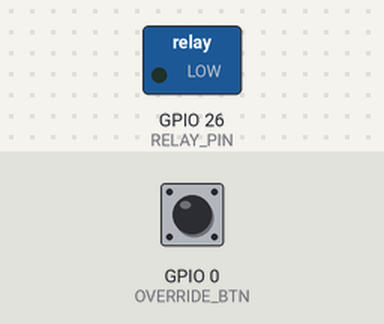
This sketch was run on a simulated ESP32. Shown: switched loads named in the sketch (green lamp = pin HIGH). The inputs (shaded band) are chosen by the test bench; at power-on: GPIO 0 (OVERRIDE_BTN) HIGH. WiFi joins after 1.5 s; servers stay silent unless stated; no MQTT or app messages arrive unless stated; what the sketch prints to the serial monitor is not drawn.

Above: at 3.7 s.
3.8 s: GPIO 0 (OVERRIDE_BTN) pulled LOW for 0.4 s
At 4.4 s:
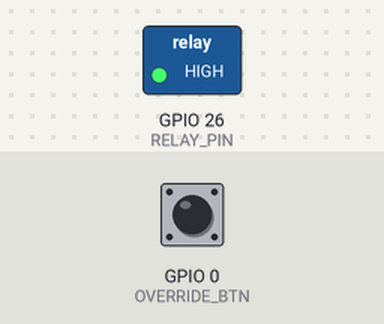
5.7 s: GPIO 0 (OVERRIDE_BTN) pulled LOW for 1 s
8.2 s: GPIO 0 (OVERRIDE_BTN) driven LOW
At 8.6 s:
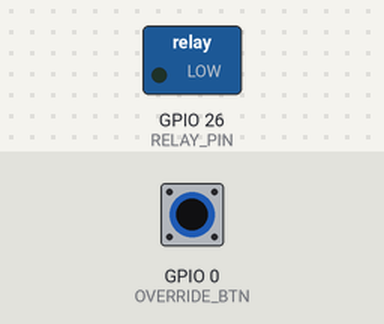
Timing chart, 0 to 11.2 s (numbered marks = the images above; inputs shaded):
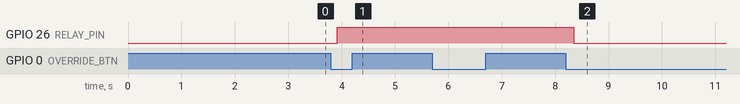

The sketch:

relay_controller.ino
```cpp
// ================================================================
// AeroVeil — Relay Controller
// Second ESP32, sits near fan/anywhere in house
// Subscribes to Adafruit IO relay-command feed via MQTT
// Controls Digital Loggers IoT Power Relay on GPIO 26
// Manual override via BOOT button (GPIO 0)
// ================================================================

#include <WiFi.h>
#include "Adafruit_MQTT.h"
#include "Adafruit_MQTT_Client.h"
#include "secrets.h"

// ---- Adafruit IO ----
#define AIO_SERVER  "io.adafruit.com"
#define AIO_PORT    1883

// ---- Pins ----
const int RELAY_PIN    = 26;  // signal wire to Digital Loggers + terminal
const int OVERRIDE_BTN = 0;   // built-in BOOT button on ESP32 DevKit

// ---- MQTT ----
WiFiClient client;
Adafruit_MQTT_Client mqtt(&client, AIO_SERVER, AIO_PORT, AIO_USERNAME, AIO_KEY);

// Feed we SUBSCRIBE to — main AeroVeil board publishes here
Adafruit_MQTT_Subscribe feed_relay_cmd =
  Adafruit_MQTT_Subscribe(&mqtt, AIO_USERNAME "/feeds/air-quality-sensor.relay-command");

// Feed we PUBLISH to — reports current relay state back to dashboard
Adafruit_MQTT_Publish feed_relay_state =
  Adafruit_MQTT_Publish(&mqtt, AIO_USERNAME "/feeds/air-quality-sensor.relay-state");

// ---- State tracking ----
bool relayOn         = false;  // current relay state
bool manualOverride  = false;  // true = ignore AQI commands, respect manual toggle only
bool lastBtnState    = HIGH;   // for button debounce
unsigned long lastBtnPress = 0;
const unsigned long DEBOUNCE_MS = 200;

// ================================================================
// WiFi
// ================================================================
void connectWiFi() {
  Serial.print("Connecting to WiFi...");
  WiFi.begin(WIFI_SSID, WIFI_PASS);
  while (WiFi.status() != WL_CONNECTED) {
    delay(500);
    Serial.print(".");
  }
  Serial.println(" connected!");
  Serial.print("IP: ");
  Serial.println(WiFi.localIP());
}

// ================================================================
// MQTT
// ================================================================
void connectMQTT() {
  Serial.print("Connecting to Adafruit IO...");
  while (mqtt.connect() != 0) {
    Serial.println(" retrying in 5s...");
    delay(5000);
  }
  Serial.println(" connected!");
}

// ================================================================
// Relay control
// ================================================================
void setRelay(bool on, const char* reason) {
  relayOn = on;
  digitalWrite(RELAY_PIN, on ? HIGH : LOW);

  // Report state back to Adafruit IO dashboard
  feed_relay_state.publish(on ? "ON" : "OFF");

  Serial.printf("RELAY: %s  (reason: %s)\n", on ? "ON" : "OFF", reason);
}

// ================================================================
// SETUP
// ================================================================
void setup() {
  Serial.begin(115200);
  delay(1000);
  Serial.println("=== AeroVeil Relay Controller starting ===");

  // Relay pin
  pinMode(RELAY_PIN, OUTPUT);
  digitalWrite(RELAY_PIN, LOW); // start with relay OFF
  Serial.println("Relay pin initialized LOW (fan off)");

  // Manual override button
  // GPIO 0 is the built-in BOOT button — no extra wiring needed
  pinMode(OVERRIDE_BTN, INPUT_PULLUP);

  // Connect
  connectWiFi();
  connectMQTT();

  // Subscribe to the relay command feed
  mqtt.subscribe(&feed_relay_cmd);
  Serial.println("Subscribed to relay-command feed");
  Serial.println("=== Setup complete — waiting for AQI commands ===");
}

// ================================================================
// LOOP
// ================================================================
void loop() {

  // Keep MQTT alive
  if (!mqtt.connected()) {
    Serial.println("MQTT disconnected — reconnecting...");
    connectMQTT();
  }
  mqtt.processPackets(200);
  mqtt.ping();

  // ---- Check for incoming MQTT message ----
  Adafruit_MQTT_Subscribe *subscription;
  while ((subscription = mqtt.readSubscription(100))) {
    if (subscription == &feed_relay_cmd) {
      String cmd = String((char *)feed_relay_cmd.lastread);
      cmd.trim();
      Serial.printf("Received command: %s\n", cmd.c_str());

      if (!manualOverride) {
        // Normal mode — follow AQI commands from main board
        if (cmd == "ON") {
          setRelay(true, "AQI command");
        } else if (cmd == "OFF") {
          setRelay(false, "AQI command");
        } else {
          Serial.printf("Unknown command: %s — ignored\n", cmd.c_str());
        }
      } else {
        // Manual override active — ignore AQI commands
        Serial.println("Manual override active — AQI command ignored");
      }
    }
  }

  // ---- Manual override button check ----
  // Press the BOOT button to toggle manual override on/off
  // First press: activates manual override AND toggles relay
  // Second press: deactivates manual override, relay returns to AQI control
  bool btnState = digitalRead(OVERRIDE_BTN);
  if (btnState == LOW && lastBtnState == HIGH) {
    unsigned long now = millis();
    if (now - lastBtnPress > DEBOUNCE_MS) {
      lastBtnPress = now;

      if (!manualOverride) {
        // Entering manual override — toggle relay
        manualOverride = true;
        setRelay(!relayOn, "manual override activated");
        Serial.println("Manual override ON — AQI commands suspended");
      } else {
        // Exiting manual override — return control to AQI
        manualOverride = false;
        Serial.println("Manual override OFF — AQI commands resumed");
        // Note: relay stays in current state until next AQI command arrives
      }
    }
  }
  lastBtnState = btnState;
}
```

secrets_template.h
```cpp
#define WIFI_SSID    "your_wifi_name"
#define WIFI_PASS    "your_wifi_password"
#define AIO_USERNAME "your_adafruit_username"
#define AIO_KEY      "your_adafruit_key"
```

Measured:
- after the input at 3.8 s, GPIO 26 (RELAY_PIN): LOW → HIGH after 0.12 s
- after the input at 5.7 s, every drawn part: stays the same
- after the input at 8.2 s, GPIO 26 (RELAY_PIN): HIGH → LOW after 0.14 s
